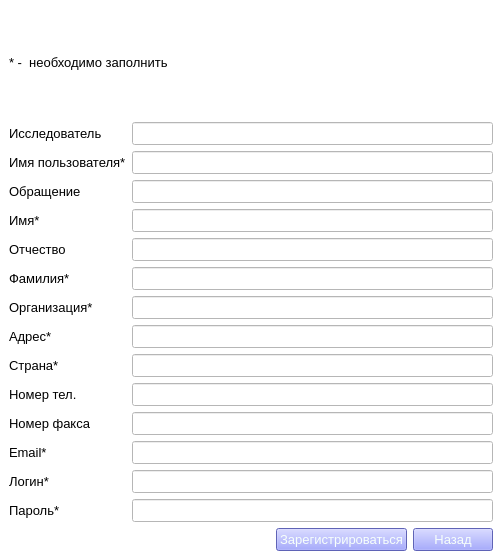
<?xml version="1.0" encoding="UTF-8"?>
<ui version="4.0">
 <class>SignOn</class>
 <widget class="QMainWindow" name="SignOn">
  <property name="geometry">
   <rect>
    <x>0</x>
    <y>0</y>
    <width>502</width>
    <height>560</height>
   </rect>
  </property>
  <property name="windowTitle">
   <string>Регистрация</string>
  </property>
  <property name="windowIcon">
   <iconset>
    <normaloff>Astro/1b0b14f2-7525-4b4b-90fc-639c0496cbd9.jpg</normaloff>Astro/1b0b14f2-7525-4b4b-90fc-639c0496cbd9.jpg</iconset>
  </property>
  <property name="styleSheet">
   <string notr="true">background-color:rgb(255, 255, 255);</string>
  </property>
  <widget class="QWidget" name="centralwidget">
   <layout class="QVBoxLayout" name="verticalLayout">
    <item>
     <widget class="QLabel" name="label_15">
      <property name="font">
       <font>
        <pointsize>10</pointsize>
       </font>
      </property>
      <property name="text">
       <string>* -  необходимо заполнить</string>
      </property>
     </widget>
    </item>
    <item>
     <layout class="QFormLayout" name="formLayout">
      <item row="0" column="0">
       <widget class="QLabel" name="label">
        <property name="font">
         <font>
          <pointsize>10</pointsize>
         </font>
        </property>
        <property name="text">
         <string>Исследователь</string>
        </property>
       </widget>
      </item>
      <item row="0" column="1">
       <widget class="QLineEdit" name="lineEdit">
        <property name="font">
         <font>
          <pointsize>10</pointsize>
         </font>
        </property>
       </widget>
      </item>
      <item row="1" column="0">
       <widget class="QLabel" name="label_2">
        <property name="font">
         <font>
          <pointsize>10</pointsize>
         </font>
        </property>
        <property name="text">
         <string>Имя пользователя*</string>
        </property>
       </widget>
      </item>
      <item row="1" column="1">
       <widget class="QLineEdit" name="lineEdit_2">
        <property name="font">
         <font>
          <pointsize>10</pointsize>
         </font>
        </property>
       </widget>
      </item>
      <item row="2" column="0">
       <widget class="QLabel" name="label_3">
        <property name="font">
         <font>
          <pointsize>10</pointsize>
         </font>
        </property>
        <property name="text">
         <string>Обращение</string>
        </property>
       </widget>
      </item>
      <item row="2" column="1">
       <widget class="QLineEdit" name="lineEdit_3">
        <property name="font">
         <font>
          <pointsize>10</pointsize>
         </font>
        </property>
       </widget>
      </item>
      <item row="3" column="0">
       <widget class="QLabel" name="label_4">
        <property name="font">
         <font>
          <pointsize>10</pointsize>
         </font>
        </property>
        <property name="frameShape">
         <enum>QFrame::NoFrame</enum>
        </property>
        <property name="text">
         <string>Имя*</string>
        </property>
       </widget>
      </item>
      <item row="3" column="1">
       <widget class="QLineEdit" name="lineEdit_4">
        <property name="font">
         <font>
          <pointsize>10</pointsize>
         </font>
        </property>
       </widget>
      </item>
      <item row="4" column="0">
       <widget class="QLabel" name="label_5">
        <property name="font">
         <font>
          <pointsize>10</pointsize>
         </font>
        </property>
        <property name="text">
         <string>Отчество</string>
        </property>
       </widget>
      </item>
      <item row="4" column="1">
       <widget class="QLineEdit" name="lineEdit_5">
        <property name="font">
         <font>
          <pointsize>10</pointsize>
         </font>
        </property>
       </widget>
      </item>
      <item row="5" column="0">
       <widget class="QLabel" name="label_6">
        <property name="font">
         <font>
          <pointsize>10</pointsize>
         </font>
        </property>
        <property name="text">
         <string>Фамилия*</string>
        </property>
       </widget>
      </item>
      <item row="5" column="1">
       <widget class="QLineEdit" name="lineEdit_6">
        <property name="font">
         <font>
          <pointsize>10</pointsize>
         </font>
        </property>
       </widget>
      </item>
      <item row="6" column="0">
       <widget class="QLabel" name="label_7">
        <property name="font">
         <font>
          <pointsize>10</pointsize>
         </font>
        </property>
        <property name="text">
         <string>Организация*</string>
        </property>
       </widget>
      </item>
      <item row="6" column="1">
       <widget class="QLineEdit" name="lineEdit_7">
        <property name="font">
         <font>
          <pointsize>10</pointsize>
         </font>
        </property>
       </widget>
      </item>
      <item row="7" column="0">
       <widget class="QLabel" name="label_8">
        <property name="font">
         <font>
          <pointsize>10</pointsize>
         </font>
        </property>
        <property name="text">
         <string>Адрес*</string>
        </property>
       </widget>
      </item>
      <item row="7" column="1">
       <widget class="QLineEdit" name="lineEdit_8">
        <property name="font">
         <font>
          <pointsize>10</pointsize>
         </font>
        </property>
       </widget>
      </item>
      <item row="8" column="0">
       <widget class="QLabel" name="label_12">
        <property name="font">
         <font>
          <pointsize>10</pointsize>
         </font>
        </property>
        <property name="text">
         <string>Страна*</string>
        </property>
       </widget>
      </item>
      <item row="8" column="1">
       <widget class="QLineEdit" name="lineEdit_11">
        <property name="font">
         <font>
          <pointsize>10</pointsize>
         </font>
        </property>
       </widget>
      </item>
      <item row="9" column="0">
       <widget class="QLabel" name="label_9">
        <property name="font">
         <font>
          <pointsize>10</pointsize>
         </font>
        </property>
        <property name="text">
         <string>Номер тел.</string>
        </property>
       </widget>
      </item>
      <item row="9" column="1">
       <widget class="QLineEdit" name="lineEdit_9">
        <property name="font">
         <font>
          <pointsize>10</pointsize>
         </font>
        </property>
       </widget>
      </item>
      <item row="10" column="0">
       <widget class="QLabel" name="label_10">
        <property name="font">
         <font>
          <pointsize>10</pointsize>
         </font>
        </property>
        <property name="text">
         <string>Номер факса</string>
        </property>
       </widget>
      </item>
      <item row="10" column="1">
       <widget class="QLineEdit" name="lineEdit_10">
        <property name="font">
         <font>
          <pointsize>10</pointsize>
         </font>
        </property>
       </widget>
      </item>
      <item row="11" column="0">
       <widget class="QLabel" name="label_11">
        <property name="font">
         <font>
          <pointsize>10</pointsize>
         </font>
        </property>
        <property name="text">
         <string>Email*</string>
        </property>
       </widget>
      </item>
      <item row="11" column="1">
       <widget class="QLineEdit" name="lineEdit_12">
        <property name="font">
         <font>
          <pointsize>10</pointsize>
         </font>
        </property>
       </widget>
      </item>
      <item row="12" column="0">
       <widget class="QLabel" name="label_13">
        <property name="font">
         <font>
          <pointsize>10</pointsize>
         </font>
        </property>
        <property name="text">
         <string>Логин*</string>
        </property>
       </widget>
      </item>
      <item row="12" column="1">
       <widget class="QLineEdit" name="lineEdit_13">
        <property name="font">
         <font>
          <pointsize>10</pointsize>
         </font>
        </property>
       </widget>
      </item>
      <item row="13" column="0">
       <widget class="QLabel" name="label_14">
        <property name="font">
         <font>
          <pointsize>10</pointsize>
         </font>
        </property>
        <property name="text">
         <string>Пароль*</string>
        </property>
       </widget>
      </item>
      <item row="13" column="1">
       <widget class="QLineEdit" name="lineEdit_14">
        <property name="font">
         <font>
          <pointsize>10</pointsize>
         </font>
        </property>
        <property name="echoMode">
         <enum>QLineEdit::Password</enum>
        </property>
       </widget>
      </item>
     </layout>
    </item>
    <item>
     <layout class="QHBoxLayout" name="horizontalLayout">
      <item>
       <spacer name="horizontalSpacer">
        <property name="orientation">
         <enum>Qt::Horizontal</enum>
        </property>
        <property name="sizeHint" stdset="0">
         <size>
          <width>40</width>
          <height>20</height>
         </size>
        </property>
       </spacer>
      </item>
      <item>
       <widget class="QPushButton" name="pushButton">
        <property name="font">
         <font>
          <pointsize>10</pointsize>
         </font>
        </property>
        <property name="styleSheet">
         <string notr="true">background-color:rgb(133, 139, 255);color:rgb(247, 255, 251)
</string>
        </property>
        <property name="text">
         <string>Зарегистрироваться</string>
        </property>
       </widget>
      </item>
      <item>
       <widget class="QPushButton" name="pushButton_2">
        <property name="font">
         <font>
          <pointsize>10</pointsize>
         </font>
        </property>
        <property name="styleSheet">
         <string notr="true">background-color:rgb(133, 139, 255);color:rgb(247, 255, 251)</string>
        </property>
        <property name="text">
         <string>Назад</string>
        </property>
       </widget>
      </item>
     </layout>
    </item>
   </layout>
  </widget>
 </widget>
 <resources/>
 <connections/>
</ui>
